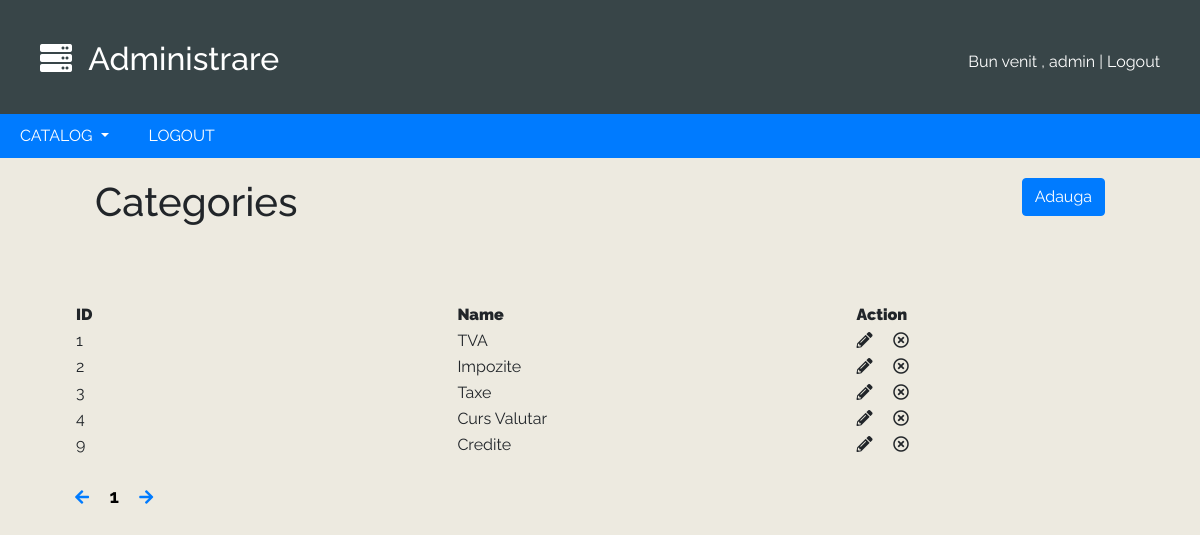
/admin/category.php (signed in), run on the app's committed database.
### tables this page shows
CREATE TABLE `categories` (
  `id` int(6) NOT NULL,
  `name` text NOT NULL
);

### admin/category.php (the view, shortened to what this page needs)
<?
include 'config.php';
include 'header.php';
$page = $_GET['page'];
$end = 10;
$start = ($page * $end) - $end;
?>
<body>
  <div class="container-fluid">
    <div class="row">
      <div class="col-md-6">
        <h1>Categories</h1>
      </div>
      <div class="col-md-6 pull">
        <a href="category.php?page=<?= $_GET['page']; ?>&action=add" class="btn btn-primary">Adauga</a>
      </div>
    </div>
    <br><br>
    <table>
      <tr>
        <th width=600><b>ID</b></th>
        <th width=600><b>Name</b></th>
        <th width=400><b>Action</b></th>
      </tr>
      <?
        $result = mysqli_query($conn,"SELECT * FROM categories LIMIT $start,$end");
         while($row = mysqli_fetch_array($result)):
       ?>
       <tr>
         <td><? echo $row['id']; ?></td>
         <td><? echo $row['name']; ?></td>
         <td>
           <i class="fas fa-pencil-alt" onclick="window.location='category.php?page=<? echo $_GET['page']; ?>&edit_id=<? echo $row['id']; ?>&action=edit'"></i>
           <i class="far fa-times-circle" onclick="if(confirm('Are you sure?'))window.location='category.php?page=<? echo $_GET['page']; ?>&edit_id=<? echo $row['id']; ?>&action=remove'"></i>
         </td>
       </tr>
     <? endwhile;?>
    </table>
    <br>
    <a href="category.php?page=<?= ($_GET['page'] - 1 == 0) ? $_SESSION['category_total'] : $_GET['page'] - 1;?>">
      <i class="fas fa-arrow-left arrow-page"></i>
    </a>
    <? for($i = 1;$i<=$_SESSION['cateory_total'] ; $i++): ?>
      <a href="products.php?page=<? echo $i; ?>" class="<? if($_GET['page'] == $i) echo 'selected'; ?>"><? echo $i; ?></a>
    <? endfor; ?>
    <a href="category.php?page=<?=  ($_GET['page'] + 1 == $_SESSION['category_total']+1) ? 1 : $_GET['page'] + 1; ?>">
      <i class="fas fa-arrow-right arrow-page"></i>
    </a>
  </div>
</body>

### admin/admin_style.css (style rules this page uses)
body { background-color:#EDEAE0;font-family:Raleway }
.container-fluid { width:90%;margin:auto; }
.row { padding:20px; }
.selected { color:black;text-decoration:none;font-weight:bold;font-size:19px; }
.pull { text-align:right; }

### data on the page
categories: id "1", name "TVA"
categories: id "2", name "Impozite"
categories: id "3", name "Taxe"
categories: id "4", name "Curs Valutar"
categories: id "9", name "Credite"

### other printed values
$_SESSION['admin'] "admin"
